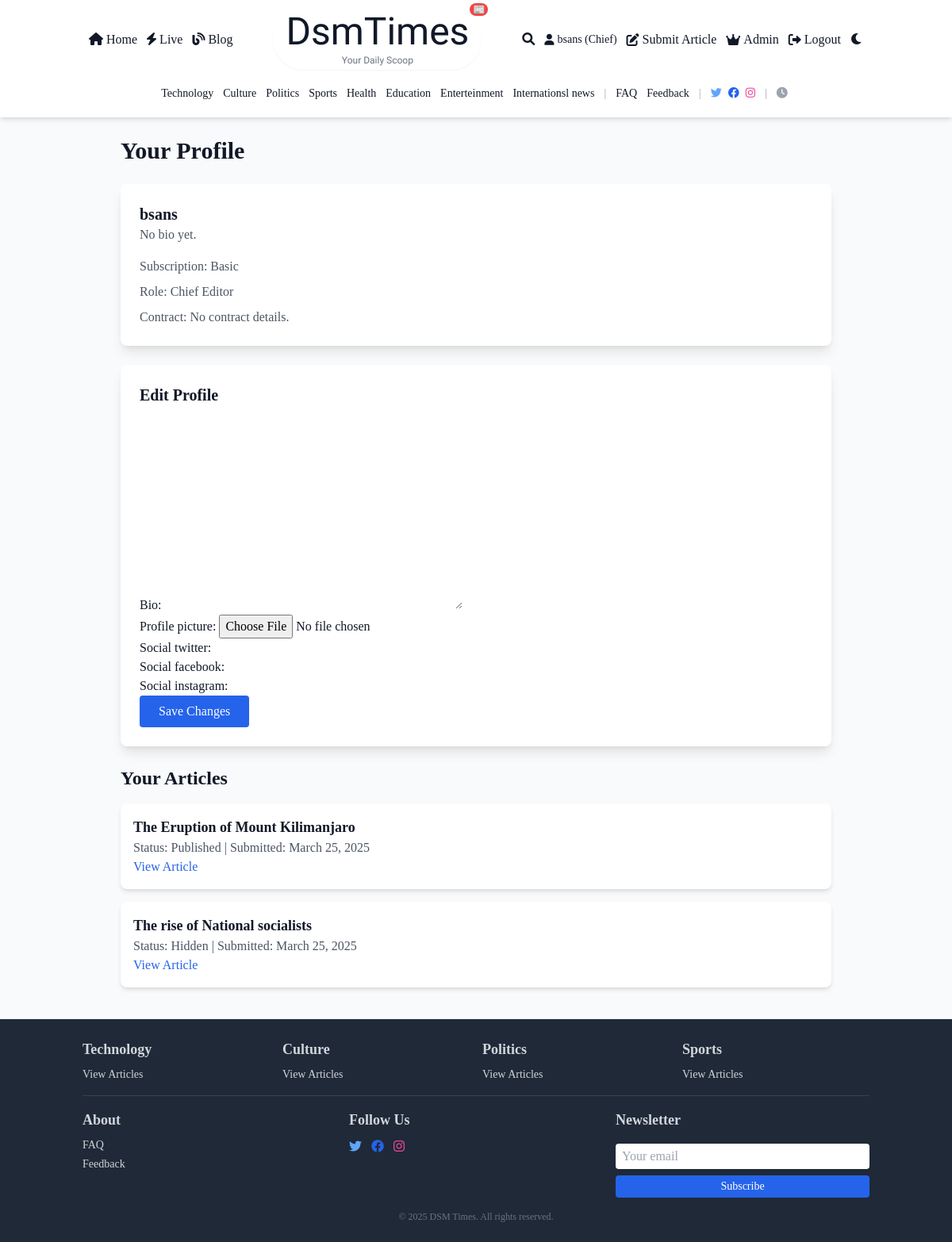
Before: /profile/ (signed in) with the older database file.
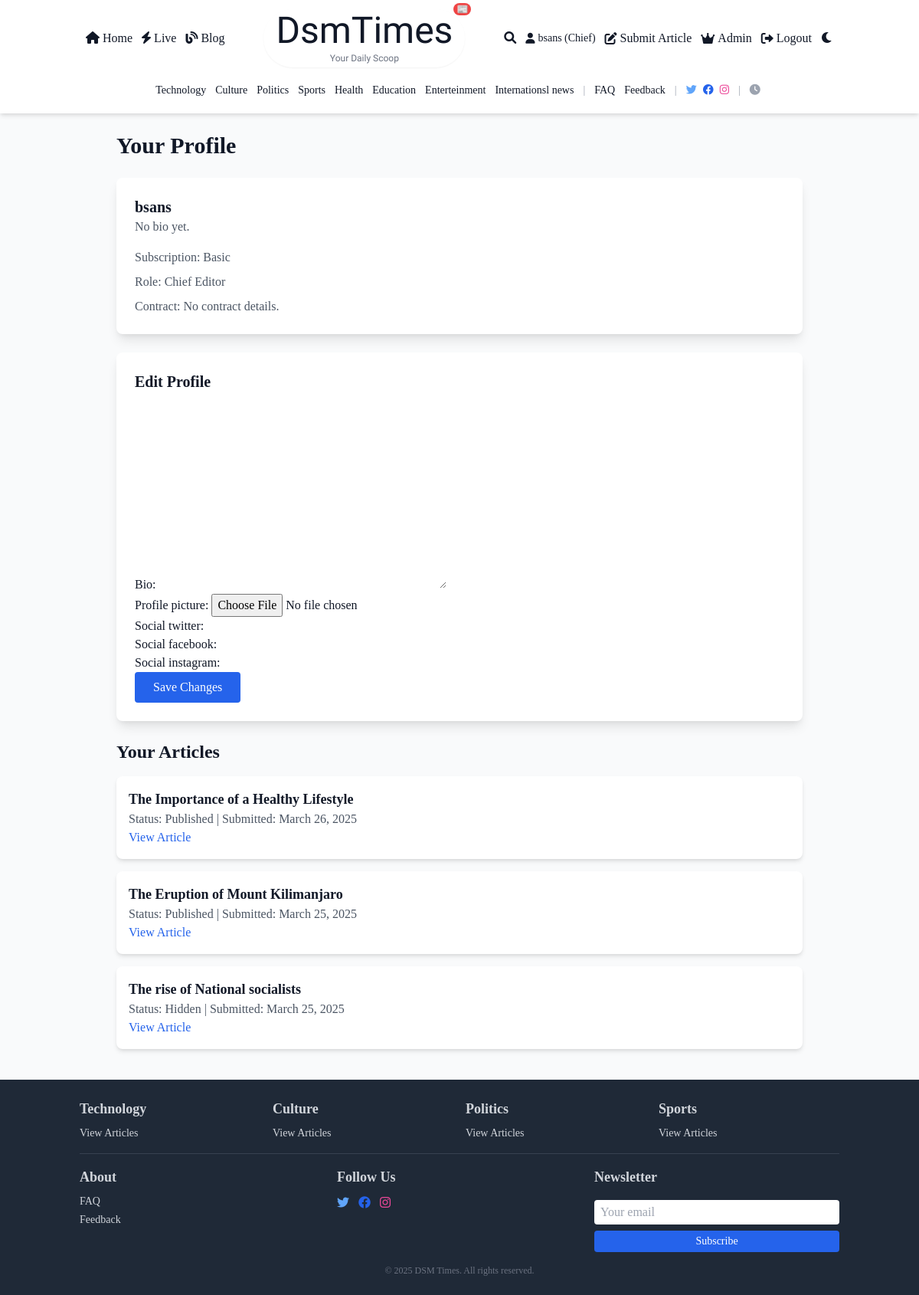
After: the same page with the newer database file.
### core/models.py (models this page shows, shortened)
class Category(models.Model):
    name = models.CharField(max_length=100, unique=True)
    slug = models.SlugField(unique=True)
    description = models.TextField(blank=True)
    image = models.ImageField(upload_to='category_images/', blank=True)
    is_special = models.BooleanField(default=False)
    color = models.CharField(max_length=7, blank=True, default='#000000')  # Hex color code

class Article(models.Model):
    STATUS_CHOICES = (
        ('draft', 'Draft'),
        ('pending', 'Pending Approval'),
        ('published', 'Published'),
        ('hidden', 'Hidden'),
    )
    title = models.CharField(max_length=200)
    slug = models.SlugField(unique=True)
    author = models.ForeignKey(User, on_delete=models.CASCADE, related_name='articles')
    category = models.ForeignKey(Category, on_delete=models.SET_NULL, null=True)
    tags = models.ManyToManyField(Tag, blank=True)
    content = models.TextField()
    summary = models.TextField(max_length=500)
    featured_image = models.ImageField(upload_to='article_images/', blank=True, null=True)
    is_premium = models.BooleanField(default=False)
    status = models.CharField(max_length=20, choices=STATUS_CHOICES, default='draft')
    submitted_at = models.DateTimeField(auto_now_add=True)
    published_at = models.DateTimeField(null=True, blank=True)
    updated_at = models.DateTimeField(auto_now=True)
    views_count = models.PositiveIntegerField(default=0)
    read_time_minutes = models.PositiveIntegerField(default=5)
    breaking_news = models.BooleanField(default=False)
    likes = models.ManyToManyField(User, related_name='liked_articles', blank=True)

### core/views.py (the view)
# urls.py: path('profile/', views.profile, name='profile'),
@login_required
def profile(request):
    if not hasattr(request.user, 'userprofile'):
        UserProfile.objects.create(user=request.user)
    profile = request.user.userprofile
    articles = Article.objects.filter(author=request.user).order_by('-submitted_at')
    if request.method == 'POST':
        if 'request_editor' in request.POST:
            profile.editor_request = True
            profile.save()
            messages.success(request, 'Editor request submitted.')
        else:
            form = ProfileForm(request.POST, request.FILES, instance=profile)
            if form.is_valid():
                form.save()
                messages.success(request, 'Profile updated successfully.')
        return redirect('profile')
    else:
        form = ProfileForm(instance=profile)
    return render(request, 'core/profile.html', {'profile': profile, 'articles': articles, 'form': form})

### core/views.py
class ProfileForm(forms.ModelForm):
    class Meta:
        model = UserProfile
        fields = ['bio', 'profile_picture', 'social_twitter', 'social_facebook', 'social_instagram']

### core/context_processors.py (called while the page is built)
def global_context(request):
    categories = Category.objects.all()
    dark_mode = request.session.get('dark_mode', False)
    return {'categories': categories, 'dark_mode': dark_mode}

### core/templates/core/profile.html (shortened to what this page needs)
{% extends 'core/base.html' %}
{% block content %}
    <section class="max-w-4xl mx-auto px-4 sm:px-0">
        <h1 class="text-2xl sm:text-3xl font-bold mb-6 text-gray-900 dark:text-white">Your Profile</h1>
        <div class="bg-white dark:bg-gray-800 p-4 sm:p-6 rounded-lg shadow-lg mb-6">
            <h2 class="text-xl font-semibold text-gray-900 dark:text-white">{{ user.username }}</h2>
            <p class="text-gray-600 dark:text-gray-300">{{ profile.bio|default:"No bio yet." }}</p>
            <p class="mt-2 text-gray-600 dark:text-gray-300">Subscription: {{ profile.subscription_tier|title }}{% if profile.pending_subscription %} (Pending: {{ profile.pending_subscription.name }}) {% endif %}</p>
            {% if profile.is_editor %}
                <p class="mt-2 text-gray-600 dark:text-gray-300">Role: {% if profile.is_chief_editor %}Chief Editor{% else %}Editor{% endif %}</p>
                <p class="mt-2 text-gray-600 dark:text-gray-300">Contract: {{ profile.contract_details|default:"No contract details." }}</p>
            {% elif profile.editor_request %}
                <p class="mt-2 text-gray-600 dark:text-gray-300">Editor Request: Pending</p>
            {% else %}
                <form method="post" class="mt-4">
                    {% csrf_token %}
                    <input type="hidden" name="request_editor" value="true">
                    <button type="submit" class="bg-blue-600 text-white py-2 px-6 rounded hover:bg-blue-700 transition">Request Editor Role</button>
                </form>
            {% endif %}
        </div>
        <div class="bg-white dark:bg-gray-800 p-4 sm:p-6 rounded-lg shadow-lg mb-6">
            <h2 class="text-xl font-semibold mb-4 text-gray-900 dark:text-white">Edit Profile</h2>
            <form method="post" enctype="multipart/form-data">
                {{ form.as_p }}
                <button type="submit" class="bg-blue-600 text-white py-2 px-6 rounded hover:bg-blue-700 transition">Save Changes</button>
            </form>
        </div>
        <div>
            <h2 class="text-xl sm:text-2xl font-semibold mb-4 text-gray-900 dark:text-white">Your Articles</h2>
            {% for article in articles %}
                <div class="bg-white dark:bg-gray-800 p-4 rounded-lg shadow-md mb-4">
                    <h3 class="text-lg font-semibold text-gray-900 dark:text-white">{{ article.title }}</h3>
                    <p class="text-gray-600 dark:text-gray-300">Status: {{ article.status|title }} | Submitted: {{ article.submitted_at|date:"F d, Y" }}</p>
                    {% if article.status == 'published' or article.status == 'hidden' %}
                        <a href="{% url 'article_detail' article.slug %}" class="text-blue-600 hover:underline">View Article</a>
                    {% endif %}
                </div>
            {% empty %}
                <p class="text-gray-600 dark:text-gray-300">No articles yet.</p>
            {% endfor %}
        </div>
    </section>
{% endblock %}

### core/templates/core/base.html (shortened to what the changed rows need)
{% load static %}
<!DOCTYPE html>
<html lang="en" class="{% if request.session.dark_mode %}dark{% endif %}">
<head>
    <link href="https://cdn.jsdelivr.net/npm/tailwindcss@2.2.19/dist/tailwind.min.css" rel="stylesheet">
    <link rel="stylesheet" href="https://cdnjs.cloudflare.com/ajax/libs/font-awesome/6.0.0/css/all.min.css">
    <link rel="stylesheet" href="{% static 'css/custom.css' %}">
</head>
<body class="bg-gray-50 dark:bg-gray-900 text-gray-900 dark:text-white font-serif antialiased">
    <header class="bg-white dark:bg-transparent shadow-md dark:shadow-none sticky top-0 z-50">
        <nav class="container mx-auto px-4 py-3">
            <div class="hidden sm:flex justify-center mt-3">
                <div class=" dark:bg-transparent rounded-md px-3 py-2 flex flex-wrap items-center space-x-3 text-sm">
                    {% for category in categories %}
                        <a href="{% url 'category_detail' category.slug %}" class="text-gray-900 dark:text-white hover:text-blue-500 dark:hover:text-blue-400 transition relative {% if category.is_special %}special-category{% endif %}" data-color="{{ category.color }}">
                            {{ category.name }}
                        </a>
                    {% endfor %}
                    <span class="text-gray-400 dark:text-gray-300 mx-1">|</span>
                    <a href="{% url 'faq' %}" class="text-gray-900 dark:text-white hover:text-blue-500 dark:hover:text-blue-400 transition">FAQ</a>
                    <a href="{% url 'feedback' %}" class="text-gray-900 dark:text-white hover:text-blue-500 dark:hover:text-blue-400 transition">Feedback</a>
                    <span class="text-gray-400 dark:text-gray-300 mx-1">|</span>
                    <div class="flex space-x-2">
                        <a href="#" class="text-blue-400 dark:text-blue-300 hover:text-blue-500 dark:hover:text-blue-400"><i class="fab fa-twitter"></i></a>
                        <a href="#" class="text-blue-600 dark:text-blue-500 hover:text-blue-700 dark:hover:text-blue-600"><i class="fab fa-facebook"></i></a>
                        <a href="#" class="text-pink-500 dark:text-pink-400 hover:text-pink-600 dark:hover:text-pink-500"><i class="fab fa-instagram"></i></a>
                    </div>
                    <span class="text-gray-400 dark:text-gray-300 mx-1">|</span>
                    <span><i class="fas fa-clock mr-1 text-gray-400 dark:text-gray-300"></i>{{ "now"|date:"H:i, F j, Y" }}</span>
                </div>
            </div>
        </nav>
    </header>
    <main class="container mx-auto px-4 py-6">
        {% block content %}{% endblock %}
    </main>
    <footer class="bg-gray-800 dark:bg-transparent text-gray-300 dark:text-gray-200 py-6">
        <div class="container mx-auto px-4 grid grid-cols-1 sm:grid-cols-2 md:grid-cols-4 gap-4">
            {% for category in categories.all|slice:":4" %}
                <div>
                    <h3 class="text-base sm:text-lg font-semibold mb-2">{{ category.name }}</h3>
                    <ul class="space-y-1 text-sm">
                        <li><a href="{% url 'category_detail' category.slug %}" class="hover:text-blue-400 dark:hover:text-blue-300 transition">View Articles</a></li>
                    </ul>
                </div>
            {% endfor %}
        </div>
    </footer>
</body>
</html>

Changed rows visible on the page:
added Article: title "The Importance of a Healthy Lifestyle", status "Published", submitted_at "March 26, 2025", shows "View Article"
